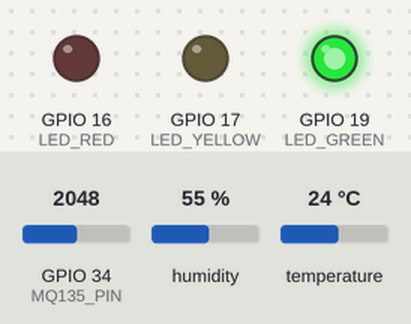
The sketch below on a simulated ESP32. On the bench: output pins drawn as LEDs (lit = HIGH). The inputs (shaded band) are chosen by the test bench; at power-on: GPIO 34 (MQ135_PIN) = 2048, humidity 55 %, temperature 24 °C. WiFi joins after 1.5 s; servers stay silent unless stated; uploads are accepted with an empty reply; the modem accepts every AT command (registered, SIM ready, sends succeed) and sends nothing else; what the sketch prints to the serial monitor is not drawn.

Above: at 11.7 s.
11.8 s: GPIO 34 (MQ135_PIN) set to 2858
21.7 s: GPIO 34 (MQ135_PIN) set to 2931
At 31.0 s:
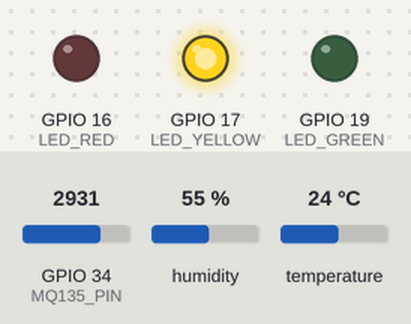
32.2 s: GPIO 34 (MQ135_PIN) set to 3468
41.9 s: GPIO 34 (MQ135_PIN) set to 3538
At 52.2 s:
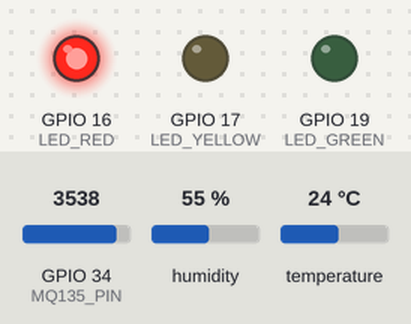
Timing chart, 0 to 53.2 s (numbered marks = the images above; inputs shaded):
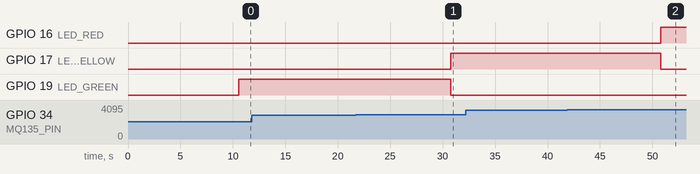

The sketch:

airguard_main.ino
```cpp
/*
  ============================================================
  AirGuard — ESP32 Air Quality Monitor
  ESP32 WROOM-32 + MQ135 + DHT11 + SIM900A + Supabase REST API
  ============================================================

  What this sketch does:
  - Reads MQ135 (air quality, raw ADC via voltage divider) and DHT11
    (temperature/humidity)
  - Classifies air quality into Good / Moderate / Poor / Hazardous
    (must be these EXACT Title-Case strings — Supabase's
    sensor_readings_air_quality_status_check constraint only allows
    'Good','Moderate','Poor','Hazardous', case-sensitive)
  - Drives 3 status LEDs (green/yellow/red) based on that tier
  - Uploads every reading to Supabase `sensor_readings` (over WiFi),
    both on a periodic timer AND immediately on any status change,
    so the dashboard doesn't lag behind the LEDs
  - Inserts a row into `alerts` and sends an SMS via SIM900A when
    air quality crosses into Poor/Hazardous — and again once when it
    recovers (no repeat-spam while still in an alert state)
  - Updates `devices.status` on each cycle
  - Fetches an active recipient list from Supabase's
    `notification_recipients` table periodically, and sends alert SMS
    to every active recipient instead of a single hardcoded number.
    Falls back to ALERT_PHONE_NUMBER if the list is empty/unfetched.

  CONFIRMED CONFIGURATION (as of latest debugging session):
  --------------------------------------------------------------
  - WIRING:
      MQ135 A0    -> GPIO34 (via voltage divider)
      DHT11 DATA  -> GPIO4 (has onboard 5.1k pull-up on this module)
      SIM900A TXD -> GPIO32 (RX2, via voltage divider — SIM900A TXD
                      is 5V logic, GPIO32 only tolerates 3.3V)
      SIM900A RXD -> GPIO33 (TX2, direct — no divider needed, 3.3V
                      reads as valid logic HIGH into SIM900A's RXD)
      SIM900A VCC -> dedicated 5V line + 1000uF cap, NOT through ESP32
      LED Red -> GPIO16   LED Yellow -> GPIO17   LED Green -> GPIO19
    Board confirmed WROOM-class (psramFound() == false), no PSRAM
    conflict on GPIO16/17.
  - SENSOR SWAP: original DHT22 unit tested bad across multiple pins/
    resistor checks and was replaced with a working DHT11.
  - SIM900A: confirmed registered (CREG: 0,1) on TNT/Smart. Boot needs
    a 3s delay after sim900Serial.begin() before sending AT — without
    it, SIM900A can fail to respond when everything boots at once.
  - NOTIFICATION_RECIPIENTS table (run once in Supabase SQL Editor):
      create table notification_recipients (
        id uuid primary key default gen_random_uuid(),
        phone_number text not null,
        label text,
        active boolean not null default true,
        created_at timestamptz not null default now()
      );
      alter table notification_recipients enable row level security;
      create policy "Public insert - notification_recipients"
        on notification_recipients for insert to public with check (true);
      create policy "Public read - notification_recipients"
        on notification_recipients for select to public using (true);
      create policy "Public update - notification_recipients"
        on notification_recipients for update to public using (true);
      create policy "Public delete - notification_recipients"
        on notification_recipients for delete to public using (true);

  SECURITY NOTE: SUPABASE_APIKEY and ALERT_PHONE_NUMBER below are
  plaintext in this file. Fine for now, but if this repo is ever
  pushed to a public GitHub repo (common for capstone projects),
  move these into a separate secrets.h that you .gitignore instead.

  Libraries required (Arduino IDE Library Manager):
  - DHT sensor library (Adafruit) + Adafruit Unified Sensor
  - ArduinoJson
  - ESP32 board package (provides WiFi.h, HTTPClient.h,
    WiFiClientSecure.h, HardwareSerial)
  ============================================================
*/

#include <WiFi.h>
#include <HTTPClient.h>
#include <WiFiClientSecure.h>
#include <ArduinoJson.h>
#include <DHT.h>

// ============================================================
// CONFIGURATION
// ============================================================
const char* WIFI_SSID     = "K3NT0Z4K1";
const char* WIFI_PASSWORD = "24681012";

const char* SUPABASE_URL    = "https://squzvtpnluaqzzorgdnw.supabase.co";
const char* SUPABASE_APIKEY = "sb_publishable_CQcRxggl6JVPVvPpJOzzsw_lvvstIoB";

// Must match an existing row's id in the `devices` table (uuid).
const char* DEVICE_ID_UUID = "d97e313b-9b7e-4f22-bf9b-2a61da10e965";

// Fallback destination if no active recipients are fetched from
// Supabase yet (e.g. right after boot, or table is empty).
const char* ALERT_PHONE_NUMBER = "+639756011007";

// ============================================================
// PIN MAP (confirmed as physically soldered)
// ============================================================
#define MQ135_PIN   34
#define DHT_PIN     4
#define DHT_TYPE    DHT11

#define LED_RED     16
#define LED_YELLOW  17
#define LED_GREEN   19

// SIM900A on UART2
HardwareSerial sim900Serial(2);
#define SIM900_RX_PIN 32   // ESP32 RX2 <- SIM900A TXD
#define SIM900_TX_PIN 33   // ESP32 TX2 -> SIM900A RXD

DHT dht(DHT_PIN, DHT_TYPE);

// ============================================================
// AQI THRESHOLDS
// ============================================================
const int AQI_GOOD_MAX      = 2900;  // raw ADC <= this -> Good
const int AQI_MODERATE_MAX  = 3500;  // raw ADC <= this -> Moderate
const int AQI_POOR_MAX      = 3900;  // raw ADC <= this -> Poor
                                      // above this      -> Hazardous

// ============================================================
// TIMING (non-blocking, millis-based)
// ============================================================
const unsigned long READ_INTERVAL       = 10000;   // sensor read cadence
const unsigned long UPLOAD_INTERVAL     = 30000;   // Supabase upload cadence
const unsigned long RECIPIENT_INTERVAL  = 300000;  // re-fetch recipient list every 5 min
unsigned long lastRead       = 0;
unsigned long lastUpload     = 0;
unsigned long lastRecipientFetch = 0;

// ============================================================
// STATE
// ============================================================
float temperature = 0, humidity = 0;
int    mq135Raw      = 0;
String aqStatus       = "Good";   // Good / Moderate / Poor / Hazardous
bool   alertActive    = false;    // true while currently in Poor or Hazardous state
bool   sim900Ready    = false;
String prevAqStatus   = aqStatus; // tracks previous status to trigger immediate upload on change

// Cached recipient list, fetched periodically from Supabase
#define MAX_RECIPIENTS 10
String recipientNumbers[MAX_RECIPIENTS];
int    recipientCount = 0;

// ============================================================
// SETUP
// ============================================================
void setup() {
  Serial.begin(115200);
  delay(300);

  pinMode(LED_RED, OUTPUT);
  pinMode(LED_YELLOW, OUTPUT);
  pinMode(LED_GREEN, OUTPUT);
  setLEDs(false, false, false);

  dht.begin();

  sim900Serial.begin(9600, SERIAL_8N1, SIM900_RX_PIN, SIM900_TX_PIN);
  delay(3000); // let SIM900A finish its own power-on boot before expecting AT replies
  initSIM900A();

  connectWiFi();

  if (WiFi.status() == WL_CONNECTED) {
    delay(1000); // let the network stack settle before the first HTTPS call —
                 // firing immediately after "connected" can race ahead of
                 // DHCP/DNS finishing, causing an immediate connection refusal
    fetchRecipients();
    lastRecipientFetch = millis();
  }
}

// ============================================================
// LOOP
// ============================================================
void loop() {
  unsigned long now = millis();

  if (WiFi.status() != WL_CONNECTED) {
    connectWiFi();
  }

  if (now - lastRead >= READ_INTERVAL) {
    lastRead = now;
    readSensors();
    updateLEDs();
    printSerial();

    // If the classification changed since the last read, upload immediately
    // instead of waiting for the next periodic cycle — keeps the dashboard
    // in sync with what the LEDs are already showing.
    if (aqStatus != prevAqStatus) {
      Serial.printf("Status changed from %s to %s — triggering immediate upload\n",
                    prevAqStatus.c_str(), aqStatus.c_str());
      prevAqStatus = aqStatus;
      uploadReading();
      lastUpload = now; // avoid an immediate duplicate periodic upload right after
    }

    handleAlertLogic();
  }

  if (now - lastUpload >= UPLOAD_INTERVAL) {
    lastUpload = now;
    uploadReading();
    delay(300); // brief gap so the previous HTTPS socket fully releases
                // before opening another — back-to-back TLS handshakes
                // with no gap can intermittently show "connection refused"
    updateDeviceHeartbeat();
  }

  if (now - lastRecipientFetch >= RECIPIENT_INTERVAL) {
    lastRecipientFetch = now;
    fetchRecipients();
  }
}

// ============================================================
// WIFI
// ============================================================
void connectWiFi() {
  if (WiFi.status() == WL_CONNECTED) return;

  Serial.print("Connecting to WiFi");
  WiFi.begin(WIFI_SSID, WIFI_PASSWORD);

  unsigned long start = millis();
  while (WiFi.status() != WL_CONNECTED && millis() - start < 15000) {
    delay(300);
    Serial.print(".");
  }

  if (WiFi.status() == WL_CONNECTED) {
    Serial.println(" connected.");
  } else {
    Serial.println(" failed — will retry next loop.");
  }
}

// ============================================================
// SENSOR READING
// ============================================================
void readSensors() {
  // Average a handful of ADC samples to reduce noise
  long sum = 0;
  const int samples = 10;
  for (int i = 0; i < samples; i++) {
    sum += analogRead(MQ135_PIN);
    delay(5);
  }
  mq135Raw = sum / samples;

  float t = dht.readTemperature();
  float h = dht.readHumidity();
  if (!isnan(t)) temperature = t;
  if (!isnan(h)) humidity = h;

  if (mq135Raw <= AQI_GOOD_MAX) {
    aqStatus = "Good";
  } else if (mq135Raw <= AQI_MODERATE_MAX) {
    aqStatus = "Moderate";
  } else if (mq135Raw <= AQI_POOR_MAX) {
    aqStatus = "Poor";
  } else {
    aqStatus = "Hazardous";
  }
}

void printSerial() {
  Serial.printf("MQ135 raw: %d | Temp: %.1fC | Hum: %.1f%% | Status: %s\n",
                mq135Raw, temperature, humidity, aqStatus.c_str());
}

// ============================================================
// LEDS
// ============================================================
void setLEDs(bool red, bool yellow, bool green) {
  digitalWrite(LED_RED, red);
  digitalWrite(LED_YELLOW, yellow);
  digitalWrite(LED_GREEN, green);
}

void updateLEDs() {
  if (aqStatus == "Good") {
    setLEDs(false, false, true);
  } else if (aqStatus == "Moderate") {
    setLEDs(false, true, false);
  } else {
    // Poor and Hazardous both map to red — only 3 LEDs exist, so there's
    // no separate visual tier for Hazardous right now.
    setLEDs(true, false, false);
  }
}

// ============================================================
// SUPABASE — fetch active notification recipients
// ============================================================
void fetchRecipients() {
  if (WiFi.status() != WL_CONNECTED) {
    Serial.println("Recipient fetch skipped: WiFi not connected");
    return;
  }

  for (int attempt = 1; attempt <= 2; attempt++) {
    WiFiClientSecure client;
    client.setInsecure();
    HTTPClient http;

    String url = String(SUPABASE_URL) +
                 "/rest/v1/notification_recipients?active=eq.true&select=phone_number";
    http.begin(client, url);
    http.addHeader("apikey", SUPABASE_APIKEY);
    http.addHeader("Authorization", String("Bearer ") + SUPABASE_APIKEY);

    int code = http.GET();
    if (code == 200) {
      String payload = http.getString();
      JsonDocument doc;
      DeserializationError err = deserializeJson(doc, payload);

      if (err) {
        Serial.print("Recipient fetch: JSON parse failed: ");
        Serial.println(err.c_str());
      } else {
        recipientCount = 0;
        for (JsonObject row : doc.as<JsonArray>()) {
          if (recipientCount >= MAX_RECIPIENTS) break;
          const char* num = row["phone_number"];
          if (num != nullptr && strlen(num) > 0) {
            recipientNumbers[recipientCount] = String(num);
            recipientCount++;
          }
        }
        Serial.printf("Recipient fetch: %d active recipient(s) loaded.\n", recipientCount);
      }
      http.end();
      return; // success (even if 0 recipients), no retry needed
    } else if (code < 0) {
      Serial.printf("Recipient fetch attempt %d failed, no server response (%s)\n",
                    attempt, http.errorToString(code).c_str());
    } else {
      Serial.printf("Recipient fetch attempt %d failed (HTTP %d): %s\n",
                    attempt, code, http.getString().c_str());
    }
    http.end();

    if (attempt == 1) {
      delay(500); // brief pause before retrying once
    }
  }
}

// ============================================================
// SMS — send to every cached recipient, falling back to
// ALERT_PHONE_NUMBER if the list is empty
// ============================================================
void sendSMSToAllRecipients(String message) {
  if (recipientCount == 0) {
    Serial.println("No recipients loaded yet — falling back to ALERT_PHONE_NUMBER.");
    sendSMS(ALERT_PHONE_NUMBER, message);
    return;
  }

  int successCount = 0;
  for (int i = 0; i < recipientCount; i++) {
    Serial.printf("Sending SMS %d/%d to %s...\n", i + 1, recipientCount, recipientNumbers[i].c_str());
    bool ok = sendSMS(recipientNumbers[i], message);
    if (ok) successCount++;
    if (i < recipientCount - 1) {
      delay(2000); // SIM900A sends one at a time — gap avoids back-to-back send issues
    }
  }
  Serial.printf("SMS broadcast complete: %d/%d succeeded.\n", successCount, recipientCount);
}

// ============================================================
// ALERT LOGIC — only send SMS on transition into/out of Poor/
// Hazardous, not on every read while already in that state.
// ============================================================
void handleAlertLogic() {
  bool isPoorNow = (aqStatus == "Poor" || aqStatus == "Hazardous");

  if (isPoorNow && !alertActive) {
    alertActive = true;
    String msg = "AirGuard ALERT: Air quality is " + aqStatus + " (raw " + String(mq135Raw) +
                 "). Temp " + String(temperature, 1) + "C, Humidity " +
                 String(humidity, 1) + "%.";
    sendSMSToAllRecipients(msg);
    insertAlert("air_quality", msg);
  } else if (!isPoorNow && alertActive) {
    alertActive = false;
    String msg = "AirGuard: Air quality has returned to " + aqStatus + ".";
    sendSMSToAllRecipients(msg);
    insertAlert("recovery", msg);
  }
}

// ============================================================
// SUPABASE — insert a sensor reading row
// ============================================================
void uploadReading() {
  if (WiFi.status() != WL_CONNECTED) {
    Serial.println("Upload skipped: WiFi not connected");
    return;
  }

  for (int attempt = 1; attempt <= 2; attempt++) {
    WiFiClientSecure client;
    client.setInsecure();
    HTTPClient http;

    http.begin(client, String(SUPABASE_URL) + "/rest/v1/sensor_readings");
    http.addHeader("apikey", SUPABASE_APIKEY);
    http.addHeader("Authorization", String("Bearer ") + SUPABASE_APIKEY);
    http.addHeader("Content-Type", "application/json");
    http.addHeader("Prefer", "return=minimal");

    JsonDocument doc;
    doc["device_id"] = DEVICE_ID_UUID;
    doc["air_quality_value"] = mq135Raw;
    doc["temperature"] = temperature;
    doc["humidity"] = humidity;
    doc["air_quality_status"] = aqStatus;

    String body;
    serializeJson(doc, body);

    int code = http.POST(body);
    if (code == 201 || code == 200) {
      Serial.println("Reading uploaded.");
      http.end();
      return; // success, no retry needed
    } else if (code < 0) {
      Serial.printf("Reading upload attempt %d failed, no server response (%s). Free heap: %u\n",
                    attempt, http.errorToString(code).c_str(), ESP.getFreeHeap());
    } else {
      Serial.printf("Reading upload attempt %d failed (HTTP %d): %s\n",
                    attempt, code, http.getString().c_str());
    }
    http.end();

    if (attempt == 1) {
      delay(500); // brief pause before retrying once
    }
  }
}

// ============================================================
// SUPABASE — insert an alert row
// ============================================================
void insertAlert(String alertType, String message) {
  if (WiFi.status() != WL_CONNECTED) {
    Serial.println("Alert insert skipped: WiFi not connected");
    return;
  }

  WiFiClientSecure client;
  client.setInsecure();
  HTTPClient http;

  http.begin(client, String(SUPABASE_URL) + "/rest/v1/alerts");
  http.addHeader("apikey", SUPABASE_APIKEY);
  http.addHeader("Authorization", String("Bearer ") + SUPABASE_APIKEY);
  http.addHeader("Content-Type", "application/json");
  http.addHeader("Prefer", "return=minimal");

  JsonDocument doc;
  doc["device_id"] = DEVICE_ID_UUID;
  doc["alert_type"] = alertType;
  doc["message"] = message;
  doc["status"] = "sent";

  String body;
  serializeJson(doc, body);

  int code = http.POST(body);
  if (code == 201 || code == 200) {
    Serial.println("Alert row inserted.");
  } else if (code < 0) {
    Serial.printf("Alert insert failed, no server response (%s). Free heap: %u\n",
                  http.errorToString(code).c_str(), ESP.getFreeHeap());
  } else {
    Serial.printf("Alert insert failed (HTTP %d): %s\n", code, http.getString().c_str());
  }
  http.end();
}

// ============================================================
// SUPABASE — update devices.status (last_seen intentionally
// NOT sent from here — needs a DB trigger, see notes above)
// ============================================================
void updateDeviceHeartbeat() {
  if (WiFi.status() != WL_CONNECTED) return;

  WiFiClientSecure client;
  client.setInsecure();
  HTTPClient http;

  http.begin(client, String(SUPABASE_URL) + "/rest/v1/devices?id=eq." + String(DEVICE_ID_UUID));
  http.addHeader("apikey", SUPABASE_APIKEY);
  http.addHeader("Authorization", String("Bearer ") + SUPABASE_APIKEY);
  http.addHeader("Content-Type", "application/json");

  JsonDocument doc;
  doc["status"] = "online";

  String body;
  serializeJson(doc, body);

  int code = http.PATCH(body);
  if (code == 200 || code == 204) {
    Serial.println("Device heartbeat updated.");
  } else if (code < 0) {
    Serial.printf("Heartbeat update failed, no server response (%s)\n",
                  http.errorToString(code).c_str());
  } else {
    Serial.printf("Heartbeat update failed (HTTP %d): %s\n", code, http.getString().c_str());
  }
  http.end();
}

// ============================================================
// SIM900A — init, signal check, SMS send
// ============================================================
void initSIM900A() {
  Serial.println("Initializing SIM900A...");
  sim900Command("AT");
  delay(1000);
  String r = sim900Read(2000);
  sim900Ready = (r.indexOf("OK") != -1);

  if (sim900Ready) {
    sim900Command("AT+CMGF=1"); // text mode SMS
    delay(500);
    sim900Read(1000);
    Serial.println("SIM900A ready.");
  } else {
    Serial.println("SIM900A not responding — SMS alerts disabled until it does.");
  }
}

void sim900Command(String cmd) {
  while (sim900Serial.available()) sim900Serial.read();
  sim900Serial.println(cmd);
}

String sim900Read(unsigned long timeout) {
  String response = "";
  unsigned long start = millis();
  while (millis() - start < timeout) {
    while (sim900Serial.available()) response += (char)sim900Serial.read();
  }
  return response;
}

bool sendSMS(String phoneNumber, String message) {
  if (phoneNumber.length() == 0) {
    Serial.println("SMS skipped: phone number is empty.");
    return false;
  }
  if (!sim900Ready) {
    Serial.println("SMS skipped: SIM900A not ready.");
    return false;
  }

  sim900Command("AT+CMGS=\"" + phoneNumber + "\"");
  delay(500);
  sim900Serial.print(message);
  sim900Serial.write(26); // Ctrl+Z to send

  String r = sim900Read(10000);
  bool ok = (r.indexOf("+CMGS") != -1 || r.indexOf("OK") != -1);
  Serial.printf("SMS to %s %s\n", phoneNumber.c_str(), ok ? "sent." : "failed.");
  return ok;
}
```

Measured:
- the behaviour switches between 2900 and 2901 on GPIO 34 (MQ135_PIN) (found by bisection; images 0 and 1)
- the behaviour switches between 3500 and 3501 on GPIO 34 (MQ135_PIN) (found by bisection; images 1 and 2)
- after the input at 11.8 s, every drawn part: stays the same
- after the input at 21.7 s, GPIO 17 (LED_YELLOW): LOW → HIGH after 9.1 s; GPIO 19 (LED_GREEN): HIGH → LOW after 9.1 s
- after the input at 32.2 s, every drawn part: stays the same
- after the input at 41.9 s, GPIO 16 (LED_RED): LOW → HIGH after 8.9 s; GPIO 17 (LED_YELLOW): HIGH → LOW after 8.9 s
